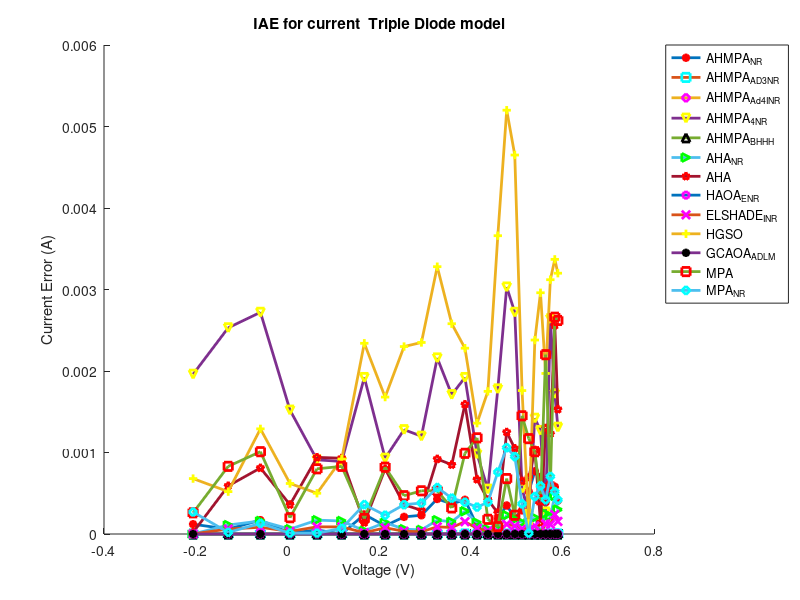

Recreate this plot in MATLAB.

p1=[...
-0.2057	0.764	1.20E-04	0.00E+00	0.00E+00	1.96E-03	5.81E-09	2.06E-01	0.00E+00	2.00E-05	0.00E+00	1.52E-06	6.80E-04	0.00E+00	2.60E-04	2.70E-04
-0.1291	0.762	6.00E-05	0.00E+00	0.00E+00	2.53E-03	3.11E-10	1.63E-01	1.10E-04	5.90E-04	0.00E+00	6.08E-05	5.20E-04	0.00E+00	8.30E-04	2.00E-05
-0.0588	0.7605	1.70E-04	0.00E+00	0.00E+00	2.72E-03	4.69E-09	1.23E-01	1.60E-04	8.10E-04	0.00E+00	8.25E-05	1.29E-03	0.00E+00	1.01E-03	1.30E-04
0.0057	0.7605	1.00E-05	0.00E+00	0.00E+00	1.52E-03	7.33E-11	8.50E-02	6.00E-05	3.60E-04	0.00E+00	3.19E-05	6.20E-04	0.00E+00	2.00E-04	1.00E-05
0.0646	0.76	5.00E-05	0.00E+00	0.00E+00	9.10E-04	5.43E-10	5.08E-02	1.70E-04	9.40E-04	0.00E+00	8.79E-05	5.00E-04	0.00E+00	8.00E-04	1.00E-05
0.1185	0.759	0.00E+00	0.00E+00	0.00E+00	8.90E-04	1.36E-09	2.01E-02	1.60E-04	9.30E-04	0.00E+00	8.73E-05	9.20E-04	0.00E+00	8.30E-04	7.00E-05
0.1678	0.757	2.40E-04	0.00E+00	0.00E+00	1.92E-03	1.54E-08	6.97E-03	4.00E-05	1.40E-04	0.00E+00	1.61E-05	2.34E-03	0.00E+00	1.90E-04	3.60E-04
0.2132	0.757	1.00E-04	0.00E+00	0.00E+00	9.30E-04	7.79E-09	3.37E-02	1.40E-04	8.00E-04	0.00E+00	7.62E-05	1.68E-03	0.00E+00	8.20E-04	2.30E-04
0.2545	0.7555	2.10E-04	0.00E+00	0.00E+00	1.28E-03	1.44E-08	5.65E-02	6.00E-05	3.60E-04	0.00E+00	3.36E-05	2.30E-03	0.00E+00	4.70E-04	3.60E-04
0.2924	0.754	2.30E-04	0.00E+00	0.00E+00	1.20E-03	1.49E-08	7.74E-02	5.00E-05	2.90E-04	0.00E+00	2.84E-05	2.35E-03	0.00E+00	5.30E-04	3.80E-04
0.3269	0.7505	4.30E-04	0.00E+00	0.00E+00	2.16E-03	2.71E-08	9.42E-02	1.70E-04	9.20E-04	0.00E+00	8.77E-05	3.28E-03	0.00E+00	5.30E-04	5.70E-04
0.3585	0.7465	3.70E-04	0.00E+00	0.00E+00	1.71E-03	1.82E-08	1.09E-01	1.50E-04	8.50E-04	0.00E+00	7.99E-05	2.58E-03	0.00E+00	3.20E-04	4.40E-04
0.3873	0.7385	4.20E-04	0.00E+00	0.00E+00	1.92E-03	1.58E-08	1.18E-01	2.80E-04	1.59E-03	0.00E+00	1.51E-04	2.28E-03	0.00E+00	9.90E-04	3.90E-04
0.4137	0.728	1.00E-04	0.00E+00	0.00E+00	9.80E-04	7.37E-09	1.25E-01	1.40E-04	6.70E-04	0.00E+00	6.91E-05	1.36E-03	0.00E+00	1.18E-03	3.30E-04
0.4373	0.7065	0.00E+00	0.00E+00	0.00E+00	5.50E-04	7.21E-09	1.19E-01	6.00E-05	4.20E-04	0.00E+00	3.79E-05	1.75E-03	0.00E+00	1.80E-04	3.90E-04
0.459	0.6755	1.90E-04	0.00E+00	0.00E+00	1.78E-03	1.32E-08	1.05E-01	6.00E-05	2.60E-04	0.00E+00	2.59E-05	3.66E-03	0.00E+00	9.00E-05	7.60E-04
0.4784	0.632	3.50E-04	0.00E+00	0.00E+00	3.03E-03	1.68E-08	8.04E-02	2.30E-04	1.25E-03	0.00E+00	1.20E-04	5.20E-03	0.00E+00	6.80E-04	1.06E-03
0.496	0.573	2.00E-04	0.00E+00	0.00E+00	2.72E-03	1.26E-08	4.32E-02	1.80E-04	1.05E-03	0.00E+00	9.93E-05	4.65E-03	0.00E+00	2.30E-04	9.50E-04
0.5119	0.499	2.90E-04	0.00E+00	0.00E+00	5.60E-04	3.17E-09	5.33E-03	1.40E-04	6.50E-04	0.00E+00	6.56E-05	1.76E-03	0.00E+00	1.45E-03	3.70E-04
0.5265	0.413	5.20E-04	0.00E+00	0.00E+00	2.40E-04	1.84E-09	6.15E-02	1.40E-04	6.90E-04	0.00E+00	6.86E-05	1.30E-04	0.00E+00	1.17E-03	1.00E-05
0.5398	0.3165	7.70E-04	0.00E+00	0.00E+00	1.42E-03	3.11E-09	1.25E-01	2.00E-04	1.03E-03	0.00E+00	1.00E-04	2.38E-03	0.00E+00	1.01E-03	4.60E-04
0.5521	0.212	7.00E-04	0.00E+00	0.00E+00	1.27E-03	7.97E-09	1.92E-01	2.00E-05	1.40E-04	0.00E+00	1.31E-05	2.96E-03	0.00E+00	4.20E-04	5.90E-04
0.5633	0.1035	3.90E-04	0.00E+00	0.00E+00	2.70E-04	7.67E-09	2.63E-01	2.50E-04	1.30E-03	0.00E+00	1.25E-04	1.97E-03	0.00E+00	2.20E-03	4.20E-04
0.5736	-0.01	5.49E-04	0.00E+00	0.00E+00	2.64E-03	8.71E-10	3.37E-01	2.19E-04	1.23E-03	0.00E+00	1.19E-04	3.12E-03	0.00E+00	5.78E-04	7.06E-04
0.5833	-0.123	5.80E-04	0.00E+00	0.00E+00	1.72E-03	3.27E-09	4.10E-01	4.70E-04	2.56E-03	0.00E+00	2.40E-04	3.37E-03	0.00E+00	2.66E-03	5.20E-04
0.59	-0.21	4.10E-04	0.00E+00	0.00E+00	1.31E-03	1.21E-08	4.67E-01	3.00E-04	1.53E-03	0.00E+00	1.54E-04	3.20E-03	0.00E+00	2.62E-03	4.20E-04

];

vt=p1(:,1);
It=p1(:,2);

figure;
col2=['b','g','r','c','m','y','k','b','g','r','m','m','y','k','r','c','m','y','k','b','g','r'];
col1=['x','+','*','s','d','v','^','<','>','p','h','x','+','*','s','d','v','^','<','>','p','h'];
for i=3:length(p1(1,:))
    if i~=8
    hold on
    Ia=p1(:,i);
    plot(vt,Ia,'Marker',col1(i),'MarkerEdgeColor',col2(i),'MarkerSize',6,'LineWidth',2)
    end
    
end


title('IAE for current  Triple Diode model')
xlabel('Voltage (V)');
ylabel('Current Error (A)');
legend('AHMPA_N_R',	'AHMPA_A_D_3_N_R',	'AHMPA_A_d_4_I_N_R',	'AHMPA_4_N_R',	'AHMPA_B_H_H_H',...
    	'AHA_N_R','AHA','HAOA_E_N_R	','ELSHADE_I_N_R',	'HGSO',	'GCAOA_A_D_L_M',...
    'MPA','MPA_N_R','Location','NorthEastOutside')


